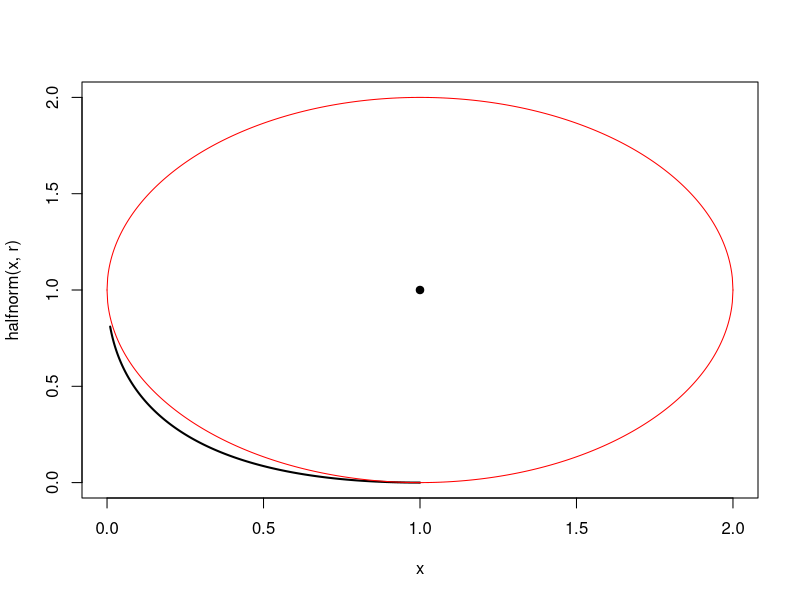

Generate this figure with R:



halfnorm <- function(x, r) {
  r^2 - 2 * r * sqrt(x) + x
}
ellipse <- function(x, a, b, h, k) {
  #-(1 - (x - h)^2)^(1/2) + k
  k + (b - b/a * (x - h)^2)^(1/2)
}

a <- 1
b <- 1
h <- 1
k <- -1
r <- 1
xellipse <- seq(h - a, h + a, length.out = 1e3)
x <- seq(0.01, 1, length.out = 1e3)
kvals <- -r^2 + 2 * r * sqrt(x) - x - sqrt(1/a * (-b * (-a + h^2 - 2 * h * x + x^2) ))



plot(halfnorm(x, r) ~ x, type = 'l', xlim = c(0, 2), ylim = c(0, 2), lwd = 2)
lines(-ellipse(xellipse, a, b, h, k) ~ xellipse, col = 'red')
lines(ellipse(xellipse, a, b, h, -k) ~ xellipse, col = 'red')
points(h, -k, pch = 19)









